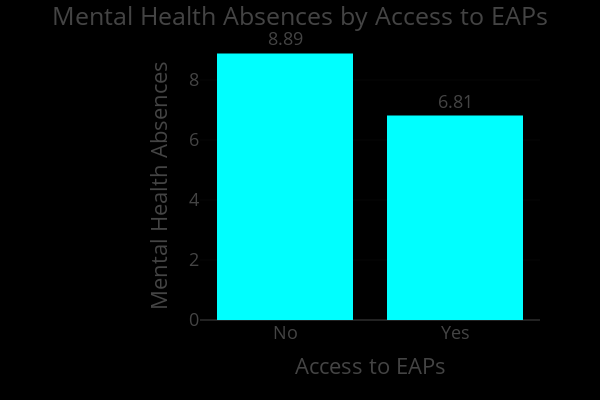

The notebook cell this image was saved under:
### Markdown cell above
## Visualization: Mental Health Absences by Access to EAPs
This step explores the relationship between access to Employee Assistance Programs (EAPs) and the average number of mental health absences reported by employees. Using the processed dataset, we first grouped the data by EAP access status and calculated the mean number of mental health absences for each group. A bar chart was then created using Plotly Express to visualize this comparison. The chart features clearly labeled bars with numeric values displayed on top for better readability. A dark-themed presentation layout was applied for visual consistency, and axes were formatted for clarity. The final chart reveals how the availability of EAPs may influence the frequency of mental health-related absences, offering valuable insights for organizational mental health support strategies.

### Code cell
import plotly.express as px
import pandas as pd
import os

# Load the dataset
file_path = os.path.join(processed_dir, "Healthcare Workforce Mental Health Dataset.csv")
mental_health_df = pd.read_csv(file_path)

# Group by access to EAPs and calculate average mental health absence
avg_absence_by_eap = mental_health_df.groupby('Access to EAPs')['Mental Health Absences'].mean().reset_index()

# Plot bar chart
fig = px.bar(
    avg_absence_by_eap,
    x='Access to EAPs',
    y='Mental Health Absences',
    title='Mental Health Absences by Access to EAPs',
    labels={'Access to EAPs': 'Access to EAPs', 'Mental Health Absences': 'Mental Health Absences'},
    color_discrete_sequence=['#00ffff'],
    text='Mental Health Absences'
)

# Format labels and layout
fig.update_traces(
    texttemplate='%{text:.2f}',
    textposition='outside', 
    cliponaxis=False
)
fig.update_layout(
    template='presentation',                       
    legend_title=dict(text='Income Level'),       
    xaxis_title='Access to EAPs',                  
    yaxis_title='Mental Health Absences',          
    yaxis_range=[0, 9],                           
    width=600,                                    
    height=400,                                     
    margin=dict(
        l=200,                                      
        r=60,                                     
        t=50,                                     
        b=80                                  
    ),                                            
    paper_bgcolor='rgb(0, 0, 0)',                  
    plot_bgcolor='rgb(0, 0, 0)'                 
)

fig.show()
fig.write_image(os.path.join(results_dir, 'Mental Health Absences_by_Access to EAPs.jpg'))
fig.write_image(os.path.join(results_dir, 'Mental Health Absences_by_Access to EAPs.png'))
fig.write_html(os.path.join(results_dir, 'Mental Health Absences_by_Access to EAPs.html'))

### Figure 1 — Plotly figure (JSON) as saved in the notebook; plotly's stock layout.template omitted (floating-point values rounded to 4 significant figures)
{"data": [{"cliponaxis": false, "hovertemplate": "Access to EAPs=%{x}<br>Mental Health Absences=%{text}<extra></extra>", "legendgroup": "", "marker": {"color": "#00ffff", "pattern": {"shape": ""}}, "name": "", "orientation": "v", "showlegend": false, "text": [8.887, 6.813], "textposition": "outside", "texttemplate": "%{text:.2f}", "type": "bar", "x": ["No", "Yes"], "xaxis": "x", "y": [8.887, 6.813], "yaxis": "y"}], "layout": {"barmode": "relative", "height": 400, "legend": {"title": {"text": "Income Level"}, "tracegroupgap": 0}, "margin": {"b": 80, "l": 200, "r": 60, "t": 50}, "paper_bgcolor": "rgb(0, 0, 0)", "plot_bgcolor": "rgb(0, 0, 0)", "title": {"text": "Mental Health Absences by Access to EAPs"}, "width": 600, "xaxis": {"anchor": "y", "autorange": true, "domain": [0, 1], "range": [-0.5, 1.5], "title": {"text": "Access to EAPs"}, "type": "category"}, "yaxis": {"anchor": "x", "domain": [0, 1], "range": [0, 9], "title": {"text": "Mental Health Absences"}, "type": "linear"}}}
